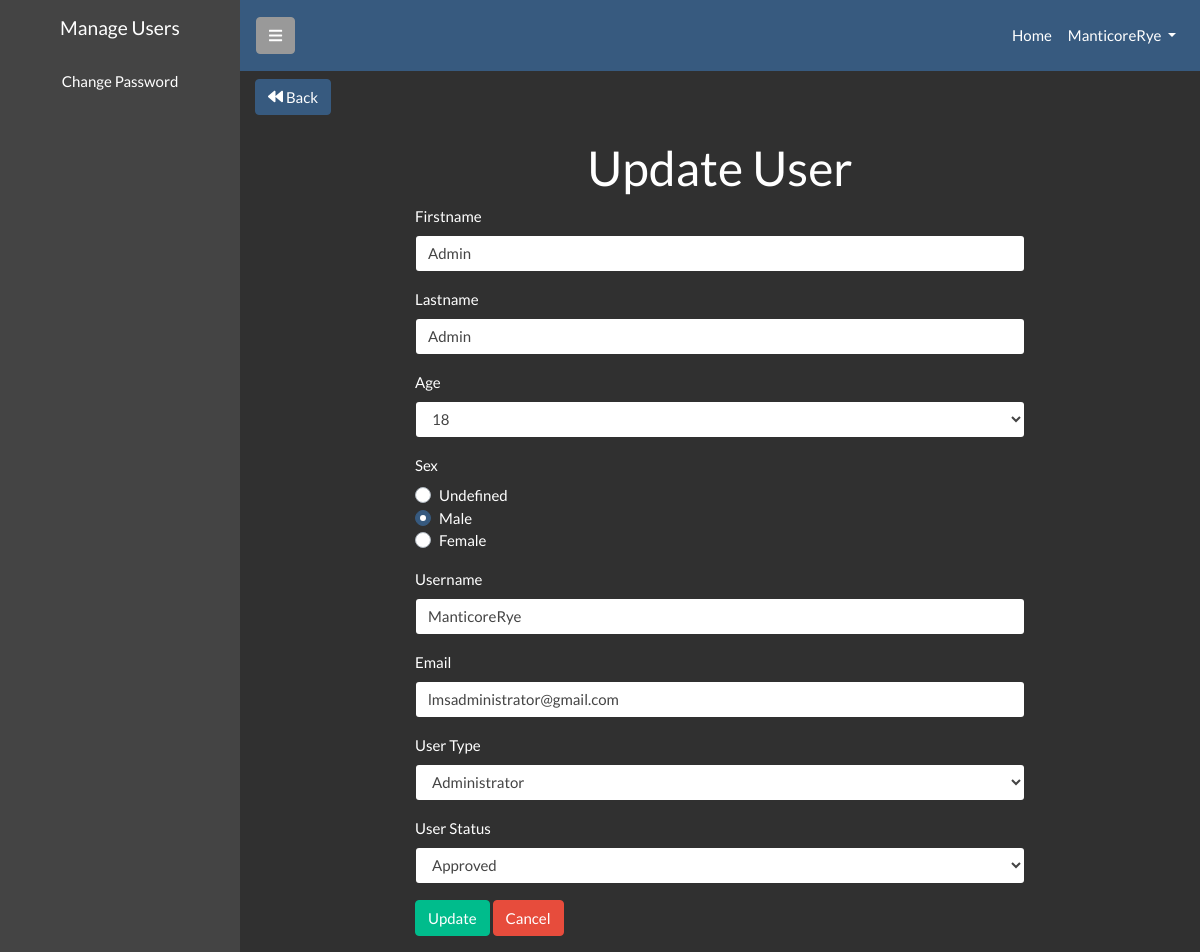
Page /update_user.php?id=34 (signed in) on the committed database.
### tables this page shows
CREATE TABLE `users` (
  `id` int(11) NOT NULL,
  `firstname` varchar(256) NOT NULL,
  `lastname` varchar(256) NOT NULL,
  `age` int(11) NOT NULL,
  `gender` varchar(256) NOT NULL,
  `username` varchar(256) NOT NULL,
  `password` varchar(256) NOT NULL,
  `email` varchar(256) NOT NULL,
  `user_type` varchar(256) NOT NULL,
  `user_status` varchar(255) NOT NULL
);

### init/init.php (called while the page is built, shortened)
<?php
$database = new Database;
$validation = new Validation;
?>

### class/database.php (called while the page is built, shortened)
<?php
class Database extends Action {
    protected $connection;
    public function database() {
        $connection =  $this->connection = new Mysqli(DB[0],DB[1],DB[2],DB[3]);
    }
    public function escape($string) {
        return $this->connection->escape_string($string);
    }
}
?>

### class/action.php (called while the page is built, shortened)
<?php
    class Action {
            public function display_userby_id($id) {
                $stmt = $this->connection->prepare("SELECT * FROM users WHERE id = ?");
                $stmt->bind_param("i",$id);
                $stmt->execute();
                $result = $stmt->get_result();
                $rows = [];
                while($row = $result->fetch_assoc()) {
                    $rows[] = $row;
                }
                return $rows;
        }
    }
?>

### class/validation.php (called while the page is built, shortened)
<?php
class Validation extends Database {
    public function is_admin($user_type) {
        if($user_type == "administrator") {
            return true;
        } else {
            return false;
        }
    }
}
?>

### update_user.php (the view, shortened to what this page needs)
<?php
include "inc/header.php";
?>
<div class="d-flex" id="wrapper">
    <?php include "inc/sidenav.php"; ?>
    <div id="page-content-wrapper">
        <?php include "inc/navbar.php"; ?>
        <div class="container">
            <div class="row">
                <div class="col-lg-6 col-sm-6">
                    <a href="index.php" class="btn btn-primary mb-2 mt-2">
                        <i class="fa fa-backward text-white" title="Add User"></i>&nbsp;Back
                    </a>
                </div>
            </div>
        </div>
        <?php
        if (isset($_GET['id'])) :
            ?>
            <?php
                $id = $database->escape($id = $_GET['id']);
                 $result = $database->display_userby_id($id);
               foreach($result as $row):
                    ?>
                <div class="container">
                    <h1 class="text-center mt-3">Update User</h1>
                    <div class="row">
                        <div class="col-lg-8 mx-auto">
                            <form action="" method="post">
                                <div class="form-group">
                                    <label for="firstname">Firstname</label>
                                    <input type="text" name="firstname" id="firstname" class="form-control" placeholder="Firstname" value="<?= (isset($row['firstname']) ? $row['firstname'] : $_POST['firstname']); ?>">
                                </div>
                                <div class="form-group">
                                    <label for="lastname">Lastname</label>
                                    <input type="text" name="lastname" id="lastname" class="form-control" placeholder="Lastname" value="<?= (isset($row['lastname']) ? $row['lastname'] : $_POST['lastname']); ?>">
                                </div>
                                <div class="form-group">
                                    <label for="age">Age</label>
                                    <select name="age" id="age" class="form-control" value="<?= (isset($_POST['age']) ? Validation::helper_he($_POST['age']) : '') ?>">
                                        <?php for ($i = 18; $i <= 100; $i++) : ?>
                                            <?php if ($i == $row['age']) : ?>
                                                <option value="<?= $row['age']; ?>" selected><?= $row['age']; ?></option>
                                            <?php else : ?>
                                                <option value="<?= $i; ?>"><?= $i; ?></option>
                                            <?php endif; ?>
                                        <?php endfor; ?>
                                    </select>
                                </div>
                                <div class="form-group">
                                    <label for="sex">Sex</label>
                                    <div class="form-group">
                                        <div class="custom-control custom-radio">
                                            <label class="custom-control-label" for="customRadio1">Undefined</label>
                                        </div>
                                        <div class="custom-control custom-radio">
                                            <label class="custom-control-label" for="customRadio2">Male</label>
                                        </div>
                                        <div class="custom-control custom-radio">
                                            <label class="custom-control-label" for="customRadio3">Female</label>
                                        </div>
                                    </div>
                                </div>
                                <div class="form-group">
                                    <label for="username">Username</label>
                                    <input type="text" class="form-control" name="username" id="username" placeholder="Username" value="<?= (isset($row['username']) ? $row['username'] : $_POST['username']); ?>" <?= $validation->is_admin($_SESSION['user_type']) ? '' : 'readonly'; ?>>
                                </div>
                                <div class="form-group">
                                    <label for="email">Email</label>
                                    <input type="email" class="form-control" name="email" id="email" placeholder="Email" value="<?= (isset($row['email']) ? $row['email'] : $_POST['email']); ?>">
                                </div>
                                <div class="form-group">
                                    <label for="user_type">User Type</label>
                                    <select name="user_type" id="user_type" class="form-control">
                                        <option value="administrator" <?= $row['user_type'] == 'administrator'  ? 'selected' : ''; ?>>Administrator</option>
                                    </select>
                                </div>
                                <div class="form-group">
                                    <label for="user_status">User Status</label>
                                    <select name="user_status" class='form-control'>
                                        <option value="approved" <?= $row['user_status'] == 'approved'  ? 'selected' : ''; ?>>Approved</option>
                                    </select>
                                </div>
                        <?php endforeach; ?>
                        <?php endif; ?>
                        <div class="form-group">
                            <input type="submit" value="Update" class="btn btn-success" name="update">
                            <input type="submit" value="Cancel" class="btn btn-danger">
                        </div>
                            </form>
                        </div>
                    </div>
                </div>
    </div>
</div>
<?php include "inc/footer.php"; ?>

### assets/css/custom.css (style rules this page uses)
body { overflow-x: hidden; }
#page-content-wrapper { min-width: 100vw; }
@media (min-width: 768px) { #page-content-wrapper { min-width: 0; width: 100%; } }

### rows in the picture
users: firstname "Admin", lastname "Admin", username "ManticoreRye", email "lmsadministrator@gmail.com", user_type "Administrator", user_status "Approved"

### other values in the picture
$_SESSION['username'] "ManticoreRye"
form field age "18"
